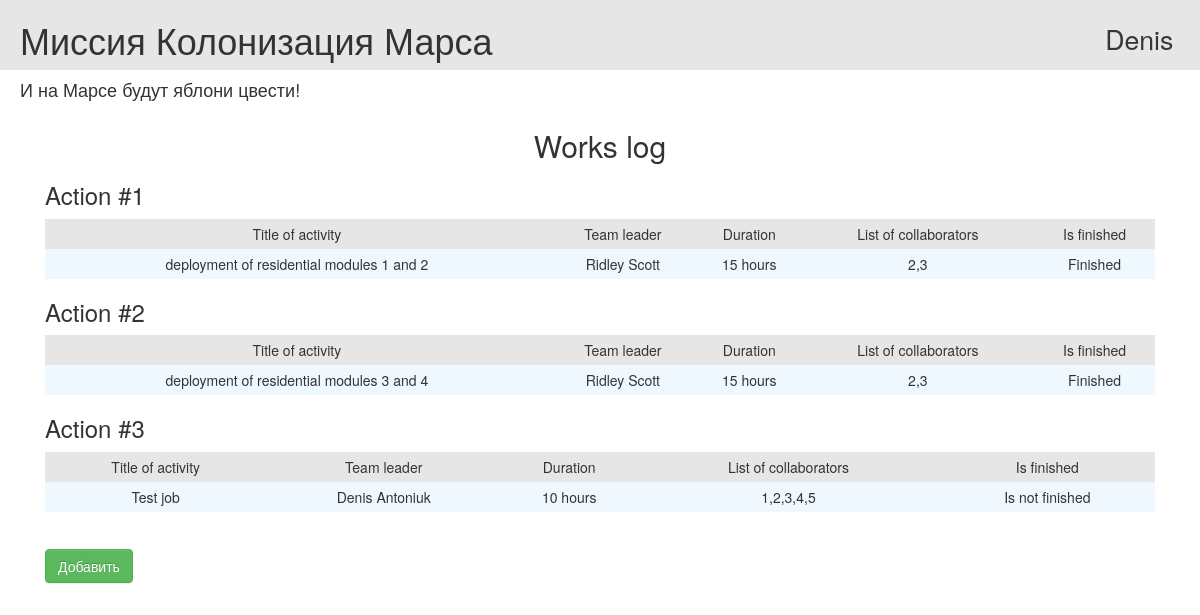
Page / (signed in) on the committed database.
### data/users.py (models this page shows, shortened)
class User(SqlAlchemyBase, UserMixin, SerializerMixin):
    __tablename__ = 'users'
    id = sqlalchemy.Column(sqlalchemy.Integer,
                           primary_key=True, autoincrement=True)
    surname = sqlalchemy.Column(sqlalchemy.String, nullable=True)
    name = sqlalchemy.Column(sqlalchemy.String, nullable=True)
    age = sqlalchemy.Column(sqlalchemy.Integer, nullable=True)
    position = sqlalchemy.Column(sqlalchemy.String, nullable=True)
    speciality = sqlalchemy.Column(sqlalchemy.String, nullable=True)
    address = sqlalchemy.Column(sqlalchemy.String, nullable=True)
    email = sqlalchemy.Column(sqlalchemy.String,
                              index=True, unique=True, nullable=True)
    hashed_password = sqlalchemy.Column(sqlalchemy.String, nullable=True)
    city_from = sqlalchemy.Column(sqlalchemy.String, nullable=True)
    modified_date = sqlalchemy.Column(sqlalchemy.DateTime,
                                      default=datetime.datetime.now)

### data/jobs.py (models this page shows)
class Job(SqlAlchemyBase, SerializerMixin):
    __tablename__ = 'jobs'
    id = sqlalchemy.Column(sqlalchemy.Integer,
                           primary_key=True, autoincrement=True)
    team_leader_id = sqlalchemy.Column(sqlalchemy.Integer,
                                       sqlalchemy.ForeignKey("users.id"))
    team_leader = orm.relationship('User')
    job = sqlalchemy.Column(sqlalchemy.String, nullable=True)
    work_size = sqlalchemy.Column(sqlalchemy.Integer, nullable=True)
    collaborators = sqlalchemy.Column(sqlalchemy.String, nullable=True)
    start_date = sqlalchemy.Column(sqlalchemy.DateTime, default=datetime.datetime.now())
    end_date = sqlalchemy.Column(sqlalchemy.DateTime)
    is_finished = sqlalchemy.Column(sqlalchemy.Boolean, default=False)

### main.py (the view)
@app.route('/')
def works_log():
    jobs = db_sess.query(Job).all()
    return render_template('jobs.html', title='Журнал работ', jobs=jobs)

### data/db_session.py (called while the page is built)
def create_session() -> Session:
    global __factory
    return __factory()

### main.py (called while the page is built)
@login_manager.user_loader
def load_user(user_id: int):
    db_sess = db_session.create_session()
    return db_sess.query(User).get(user_id)

### templates/jobs.html (shortened to what this page needs)
{% extends 'base.html' %}
{% block content %}
    <h2 align="center">Works log</h2>
    {% for job in jobs %}
        <h3>Action #{{ loop.index }}</h3>
        <table class="tbl">
            <tr class="mn">
                <td>Title of activity</td>
                <td>Team leader</td>
                <td>Duration</td>
                <td>List of collaborators</td>
                <td>Is finished</td>
            </tr>
            <tr>
                <td>{{ job.job }}</td>
                <td>{{ job.team_leader.name }} {{ job.team_leader.surname }}</td>
                <td>{{ job.work_size }} hours</td>
                <td>{{ job.collaborators }}</td>
                <td>{% if job.is_finished == 0 %} Is not finished {% else %} Finished {% endif %}</td>
            </tr>
        </table>
    {% endfor %}
    <br>
    {% if current_user.is_authenticated %}
        <div class="edit_jobs">
            <a href="/job" class="btn btn-success">Добавить</a>
        </div>
    {% endif %}
{% endblock %}

### templates/base.html (shortened to what this page needs)
<!doctype html>
<html lang="en">
<head>
    <link rel="stylesheet"
          href="https://stackpath.bootstrapcdn.com/bootstrap/4.4.1/css/bootstrap.min.css"
>
    <link rel="stylesheet" type="text/css" href="/static/css/style.css">
    <link rel="stylesheet"
        type="text/css"
        href="https://maxcdn.bootstrapcdn.com/bootstrap/3.3.5/css/bootstrap-theme.min.css">
    <link rel="stylesheet"
        type="text/css"
        href="https://maxcdn.bootstrapcdn.com/bootstrap/3.3.5/css/bootstrap.min.css">
</head>
<body>
<div class="first_line">
    <h1 class="first_line_content">Миссия Колонизация Марса</h1>
    {% if current_user.is_authenticated %}
        <a href="/logout" role="button" class="user_name">{{ current_user.name }}</a>
    {% else %}
        <a class="btn btn-outline-primary" href="/login" role="button">Войти</a>
        <a class="btn btn-outline-success" href="/register" role="button">Зарегистрироваться</a>
    {% endif %}
</div>
<h4>И на Марсе будут яблони цвести!</h4>
<main role="main" class="container">
    {% block content %}{% endblock %}
</main>
</body>
</html>

### static/css/style.css (style rules this page uses)
h4 { padding-left: 20px; color: #e6e6e6; }
tr.mn { text-align: center; background-color: #e6e6e6; }
.tbl { width: 100%; text-align: center; background-color: aliceblue; line-height: 30px; }
.first_line { padding-left: 20px; background-color: #e6e6e6 }
.user_name { display: inline-block; float: right; margin-right: 1em; margin-top: 0.75em; font-size: 20pt; color: #363636; }
a { display: inline-block; float: right; margin-right: 5px; margin-top: 1.25em; }
.first_line_content { display: inline-block; }
.edit_jobs { display: inline-block; }

### rows in the picture
User: name "Denis"
Job: job "deployment of residential modules 1 and 2", team_leader.name "Ridley", team_leader.surname "Scott", work_size "15", collaborators "2,3", is_finished "Finished"
Job: job "deployment of residential modules 3 and 4", team_leader.name "Ridley", team_leader.surname "Scott", work_size "15", collaborators "2,3", is_finished "Finished"
Job: job "Test job", team_leader.name "Denis", team_leader.surname "Antoniuk", work_size "10", collaborators "1,2,3,4,5", is_finished "Is not finished"
